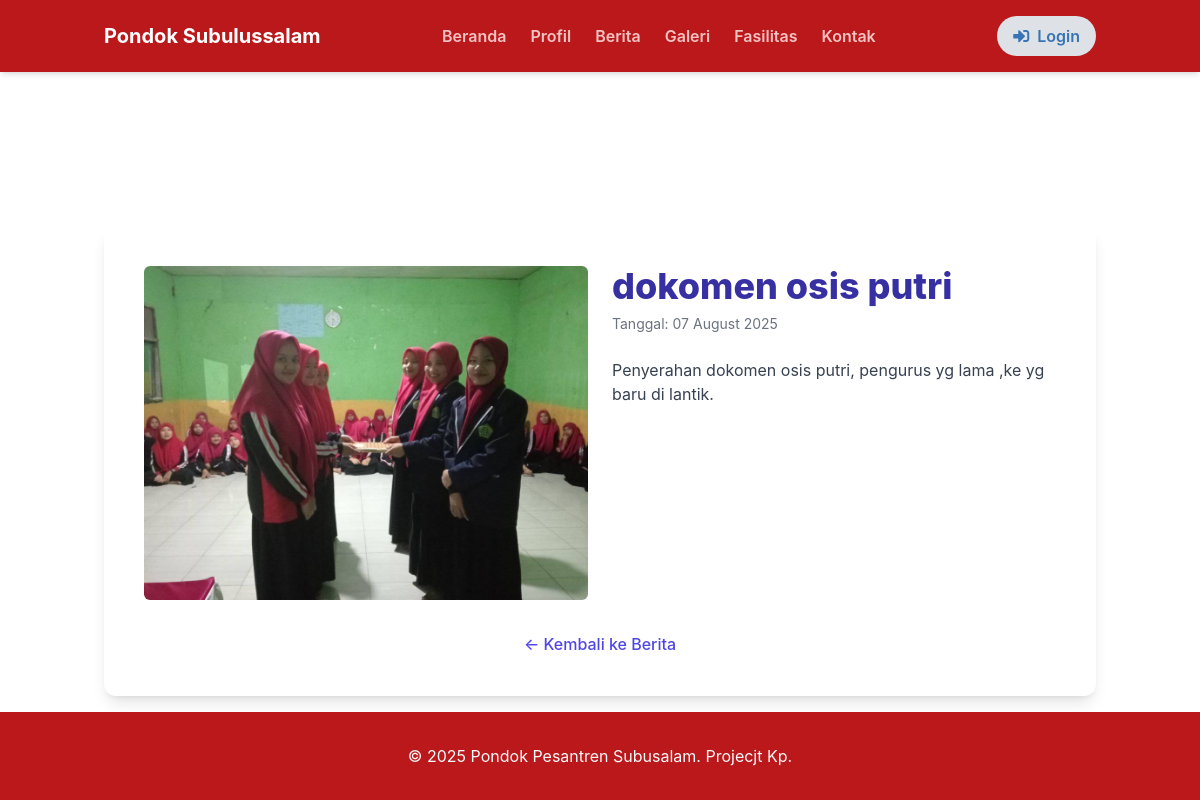
The page /berita?id=7 on the database its author committed.
### tables this page shows
CREATE TABLE `berita` (
  `id` int(11) NOT NULL,
  `judul` varchar(255) NOT NULL,
  `konten` text NOT NULL,
  `gambar` varchar(255) NOT NULL,
  `tanggal_publish` date NOT NULL,
  `created_at` timestamp NOT NULL DEFAULT current_timestamp()
);

### index.php (called while the page is built, shortened)
<?php
require_once ROOT_PATH . '/routes.php';

### models/BeritaModel.php (called while the page is built, shortened)
<?php
class BeritaModel {
    private $conn;
    public function __construct($conn) {
        $this->conn = $conn;
    }
    public function getBeritaById($id) {
        $sql = "SELECT * FROM berita WHERE id = ?";
        $stmt = $this->conn->prepare($sql);
        $stmt->bind_param("i", $id);
        $stmt->execute();
        $result = $stmt->get_result();
        return $result->fetch_assoc();
    }
}

### views/berita_detail.php (the view)
<main class="container mx-auto p-4 mt-8">
    <section class="bg-white rounded-xl shadow-lg p-10">
        <?php if (isset($data['berita'])): ?>
            <div class="flex flex-col md:flex-row gap-6 mb-6">
                <div class="w-full md:w-1/2">
                    <img src="/pondok-subusalam/assets/uploads/berita/<?= htmlspecialchars($data['berita']['gambar']) ?>" alt="<?= htmlspecialchars($data['berita']['judul']) ?>" class="w-full max-h-96 object-cover rounded-md">
                </div>
                <div class="w-full md:w-1/2">
                    <h1 class="text-4xl font-extrabold text-indigo-800 mb-2"><?= htmlspecialchars($data['berita']['judul']) ?></h1>
                    <p class="text-sm text-gray-500 mb-6">Tanggal: <?= date('d F Y', strtotime($data['berita']['tanggal_publish'])) ?></p>
                    <div class="prose max-w-none text-gray-700">
                        <p><?= nl2br(htmlspecialchars($data['berita']['konten'])) ?></p>
                    </div>
                </div>
            </div>
        <?php else: ?>
            <h1 class="text-3xl font-extrabold text-red-600 text-center">Berita tidak ditemukan.</h1>
        <?php endif; ?>
        <div class="mt-8 text-center">
            <a href="/pondok-subusalam/berita" class="text-indigo-600 hover:text-indigo-800 font-medium">&larr; Kembali ke Berita</a>
        </div>
    </section>
</main>

### views/layouts/header.php (style rules this page uses)
body { font-family: "Inter", sans-serif; padding-top: 70px; }

### rows shown on the page
berita: gambar (picture), judul "dokomen osis putri", tanggal_publish "07 August 2025", konten "Penyerahan dokomen osis putri, pengurus yg lama ,ke yg baru di lantik."
